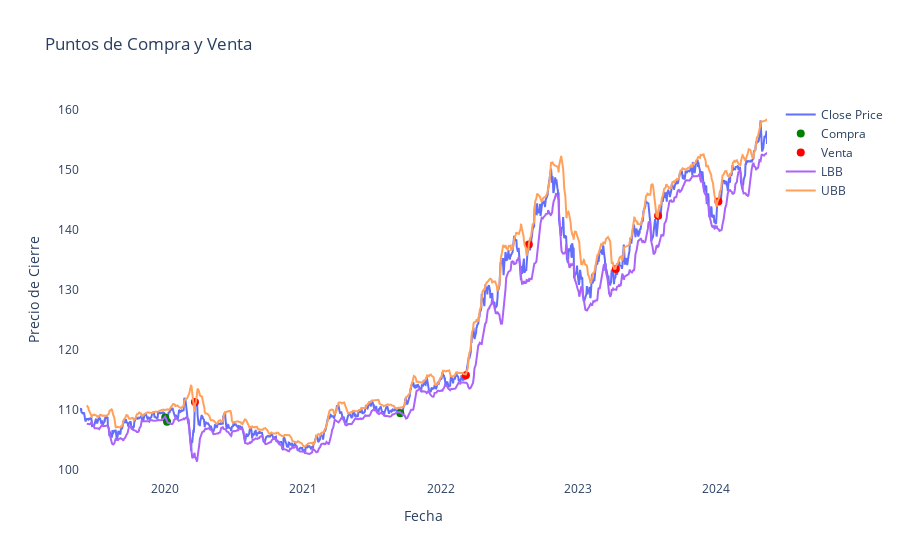

Notebook code cell kept with this figure:
### Code cell
import plotly.graph_objects as go

def plot_interactive_chart(data):
    # Creamos la figura
    fig = go.Figure()

    # Añadimos la serie de precios de cierre
    fig.add_trace(go.Scatter(x=data.index, y=data['Close'], mode='lines', name='Close Price'))

    # Añadimos los puntos de compra y venta
    buy_points = data[data['Long_Position'] == 1]
    sell_points = data[data['Short_Position'] == 1]

    fig.add_trace(go.Scatter(x=buy_points.index, y=buy_points['Close'], mode='markers', name='Compra', marker=dict(color='green', size=8)))
    fig.add_trace(go.Scatter(x=sell_points.index, y=sell_points['Close'], mode='markers', name='Venta', marker=dict(color='red', size=8)))
    fig.add_trace(go.Scatter(x=data.index, y=data['LowerBand'], mode='lines', name='LBB'))
    fig.add_trace(go.Scatter(x=data.index, y=data['UpperBand'], mode='lines', name='UBB'))

    # Configuramos el diseño de la figura con fondo blanco
    fig.update_layout(
        title='Puntos de Compra y Venta',
        xaxis_title='Fecha',
        yaxis_title='Precio de Cierre',
        hovermode='x',
        showlegend=True,
        plot_bgcolor='white',  # Fondo del gráfico en blanco
        paper_bgcolor='white'  # Fondo del papel en blanco
    )

    # Mostramos la figura
    fig.show()

# Ejemplo de uso (data debe ser un DataFrame con las columnas mencionadas)
plot_interactive_chart(datos_1d)

### Figure 1 — Plotly figure (JSON) as saved in the notebook; plotly's stock layout.template omitted (floating-point values rounded to 4 significant figures; data arrays with more than 128 entries replaced by an {"elided": "..."} marker saying what was removed)
{"data": [{"mode": "lines", "name": "Close Price", "type": "scatter", "x": {"elided": "1303 str values"}, "y": {"elided": "1303 float values"}}, {"marker": {"color": "green", "size": 8}, "mode": "markers", "name": "Compra", "type": "scatter", "x": ["2020-01-01T00:00:00", "2020-01-06T00:00:00", "2021-09-16T00:00:00"], "y": [108.7, 108.0, 109.4]}, {"marker": {"color": "red", "size": 8}, "mode": "markers", "name": "Venta", "type": "scatter", "x": ["2020-03-20T00:00:00", "2022-03-09T00:00:00", "2022-08-23T00:00:00", "2023-04-11T00:00:00", "2023-08-01T00:00:00", "2024-01-08T00:00:00"], "y": [111.3, 115.7, 137.5, 133.5, 142.3, 144.7]}, {"mode": "lines", "name": "LBB", "type": "scatter", "x": {"elided": "1303 str values"}, "y": {"elided": "1303 float values"}}, {"mode": "lines", "name": "UBB", "type": "scatter", "x": {"elided": "1303 str values"}, "y": {"elided": "1303 float values"}}], "layout": {"autosize": true, "hovermode": "x", "paper_bgcolor": "white", "plot_bgcolor": "white", "showlegend": true, "title": {"text": "Puntos de Compra y Venta"}, "xaxis": {"autorange": true, "range": ["2019-05-20", "2024-05-16"], "title": {"text": "Fecha"}, "type": "date"}, "yaxis": {"autorange": true, "range": [98.27, 161.6], "title": {"text": "Precio de Cierre"}, "type": "linear"}}}
